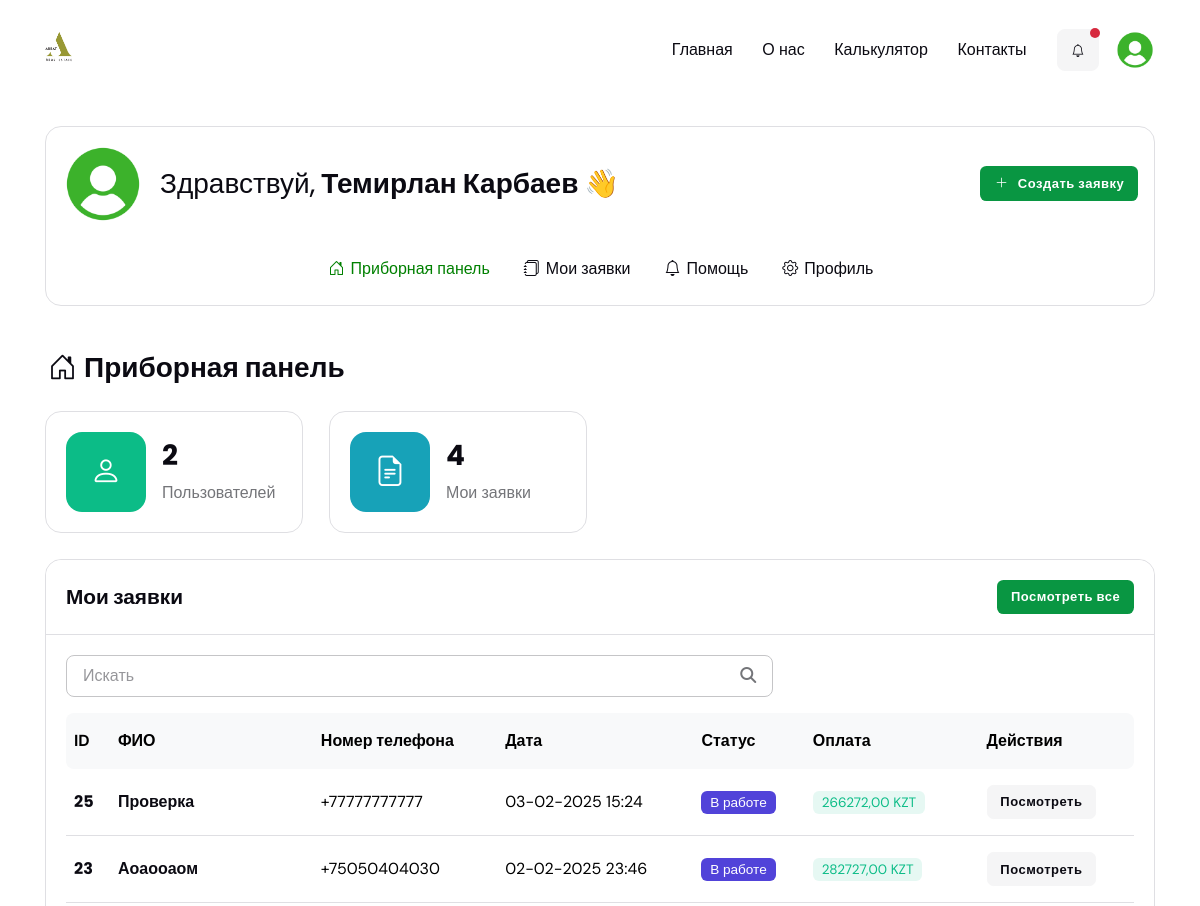
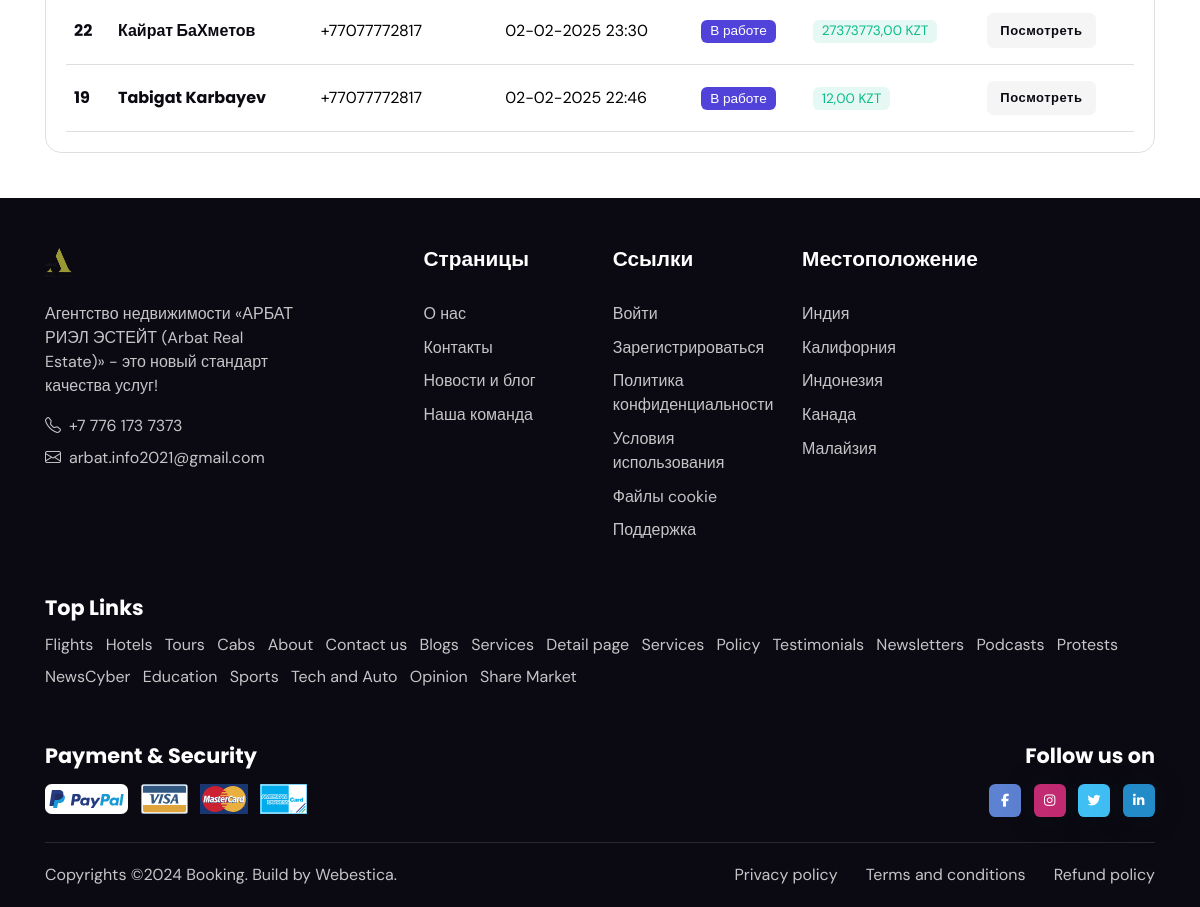
/realtors/ (signed in), run on the app's committed database (2 pictures, top to bottom).
### users/models.py (models this page shows, shortened)
class CustomUser(AbstractUser):
    USER_ROLES = (
        ('realtor', 'Риелтор'),
        ('manager', 'Менеджер'),
    )
    username = None  # Удаляем стандартное поле username
    phone_number = models.CharField(
        max_length=25,
        unique=True,
        verbose_name="Номер телефона"
    )
    email = models.EmailField(blank=True)
    date_of_birth = models.DateField(
        verbose_name="Дата рождения",
        blank=True,
        null=True,
    )
    photo = models.ImageField(upload_to='user_photos/', blank=True, verbose_name="Фотография")
    role = models.CharField(choices=USER_ROLES, blank=False, default='realtor' ,max_length=255)
    USERNAME_FIELD = 'phone_number'
    REQUIRED_FIELDS = []
    objects = CustomUserManager()

### applications/models.py (models this page shows, shortened)
class MortgageApplication(models.Model):
    STATUS_CHOICES = (
        ('in_work', 'В работе'),
        ('first_approved', 'Первоначальное одобрение'),
        ('approved', 'Одобрено'),
        ('rejected', 'Не одобрено'),
    )
    realtor = models.ForeignKey(
        CustomUser,
        on_delete=models.CASCADE,
        related_name='applications',
        verbose_name="Риэлтор"
    )
    manager = models.ForeignKey(
        CustomUser,
        on_delete=models.SET_NULL,
        related_name='managed_applications',
        blank=True,
        null=True,
        verbose_name="Менеджер"
    )
    full_name = models.CharField(max_length=255, verbose_name='ФИО')
    iin = models.PositiveBigIntegerField(blank=True, null=True)
    phone_number = models.CharField(max_length=25, verbose_name='Номер телефона')
    amount = models.DecimalField(max_digits=12, decimal_places=2, verbose_name='Сумма ипотеки')
    down_payment = models.DecimalField(max_digits=12, decimal_places=2, verbose_name='Первоначальный взнос')
    mortgage_term = models.IntegerField(verbose_name='Срок ипотеки')
    city = models.CharField(max_length=100, verbose_name='Город')
    status = models.CharField(choices=STATUS_CHOICES, blank=True, max_length=50, default='in_work', verbose_name='Статус')
    code = models.CharField(max_length=10, blank=True, null=True, verbose_name='Код заявки')
    code_requested = models.BooleanField(default=False, verbose_name="Код запрошен")
    created_at = models.DateTimeField(auto_now_add=True, verbose_name='Создано')
    class Meta:
        verbose_name = 'Заявка на ипотеку'
        verbose_name_plural = 'Заявки на ипотеку'

### realtors/views.py (the view)
# urls.py: path('', IndexView.as_view(), name='index'),
class IndexView(TemplateView):
    template_name = 'app/realtors/index.html'
    def get_context_data(self, **kwargs):
        context = super().get_context_data(**kwargs)
        context['user_count'] = CustomUser.objects.count()
        context['applications'] = MortgageApplication.objects.filter(
            realtor=self.request.user,
            realtor__role='realtor'
        ).order_by('-created_at')[:7]
        context['applications_count'] = MortgageApplication.objects.filter(
            realtor=self.request.user,
            realtor__role='realtor'
        ).count()
        return context

### templates/app/realtors/index.html (shortened to what this page needs)
{% extends 'app/base.html' %}
{% load static %}
{% block content %}
<main>
    <section class="pt-4">
        <div class="container">
            <div class="card rounded-3 border p-3 pb-2">
                <div class="d-sm-flex align-items-center">
                    <div class="avatar avatar-xl mb-2 mb-sm-0">
                        <img class="avatar-img rounded-circle"
                             src="{% if user.photo %} {{ user.photo.url }} {% else %} {% static 'website/images/user.png' %}{% endif %}"
                             alt="">
                    </div>
                    <h4 class="mb-2 mb-sm-0 ms-sm-3"><span class="fw-light">{% if user.first_name %} Здравствуй,</span>
                        {{ user.first_name }} {{ user.last_name }} 👋 {% else %} <a
                                style="color: black; font-size: 25px; text-decoration: underline;"
                                href="{% url 'users:profile' %}">Заполните свои данные!</a>{% endif %}</h4>
                    <a href="{% url 'realtors:create-request' %}" class="btn btn-sm mb-0 ms-auto flex-shrink-0"
                       style="background-color: #099642; color: white;"><i class="bi bi-plus-lg fa-fw me-2"></i>Создать заявку</a>
                </div>
                <div class="offcanvas-xl offcanvas-end mt-xl-3" tabindex="-1" id="dashboardMenu">
                    <div class="offcanvas-body p-3 p-xl-0" style="justify-content: center;">
                        <div class="navbar navbar-expand-xl">
                            <ul class="navbar-nav navbar-offcanvas-menu">
                                <li class="nav-item"><a class="nav-link active" href="{% url 'realtors:index' %}"><i
                                        class="bi bi-house-door fa-fw me-1"></i>Приборная панель</a></li>
                                <li class="nav-item"><a class="nav-link" href="{% url 'realtors:my-applications' %}"><i
                                        class="bi bi-journals fa-fw me-1"></i>Мои заявки</a></li>
                                <li class="nav-item"><a class="nav-link" href="#"><i
                                        class="bi bi-bell fa-fw me-1"></i>Помощь</a></li>
                                <li><a class="nav-link" href="{% url 'users:profile' %}"><i
                                        class="bi bi-gear fa-fw me-1"></i>Профиль</a>
                                </li>
                            </ul>
                        </div>
                    </div>
                </div>
            </div>
        </div>
    </section>
    <section class="pt-0">
        <div class="container vstack gap-4">
            <div class="row">
                <div class="col-12">
                    <h1 class="fs-4 mb-0"><i class="bi bi-house-door fa-fw me-1"></i>Приборная панель</h1>
                </div>
            </div>
            <div class="row g-4">
                <div class="col-sm-6 col-xl-3">
                    <div class="card card-body border">
                        <div class="d-flex align-items-center">
                            <div class="icon-xl bg-success rounded-3 text-white">
                                <i class="bi bi-person"></i>
                            </div>
                            <div class="ms-3">
                                <h4>{{ user_count }}</h4>
                                <span>Пользователей</span>
                            </div>
                        </div>
                    </div>
                </div>
                <div class="col-sm-6 col-xl-3">
                    <div class="card card-body border">
                        <div class="d-flex align-items-center">
                            <div class="icon-xl bg-info rounded-3 text-white">
                                <i class="bi bi-file-earmark-text"></i>
                            </div>
                            <div class="ms-3">
                                <h4>{{ applications_count }}</h4>
                                <span>Мои заявки</span>
                            </div>
                        </div>
                    </div>
                </div>
            </div>
            <div class="row">
                <div class="col-12">
                    <div class="card border rounded-3">
                        <div class="card-header border-bottom">
                            <div class="d-sm-flex justify-content-between align-items-center">
                                <h5 class="mb-2 mb-sm-0">Мои заявки</h5>
                                <a href="{% url 'realtors:my-applications' %}" class="btn btn-sm mb-0"
                                   style="background-color: #099642; color: white;">Посмотреть
                                    все</a>
                            </div>
                        </div>
                        <div class="card-body">
                            <div class="row g-3 align-items-center justify-content-between mb-3">
                                <div class="col-md-8">
                                    <form class="rounded position-relative">
                                        <input class="form-control pe-5" type="search" placeholder="Искать"
                                               aria-label="Search">
                                        <button class="btn border-0 px-3 py-0 position-absolute top-50 end-0 translate-middle-y"
                                                type="submit"><i class="fas fa-search fs-6"></i></button>
                                    </form>
                                </div>
                            </div>
                            <div class="table-responsive border-0">
                                <table class="table align-middle p-4 mb-0 table-hover table-shrink">
                                    <thead class="table-light">
                                    <tr>
                                        <th scope="col" class="border-0 rounded-start">ID</th>
                                        <th scope="col" class="border-0">ФИО</th>
                                        <th scope="col" class="border-0">Номер телефона</th>
                                        <th scope="col" class="border-0">Дата</th>
                                        <th scope="col" class="border-0">Статус</th>
                                        <th scope="col" class="border-0">Оплата</th>
                                        <th scope="col" class="border-0 rounded-end">Действия</th>
                                    </tr>
                                    </thead>
                                    <tbody class="border-top-0">
                                    {% for application in applications %}
                                    <tr>
                                        <td><h6 class="mb-0">{{ application.id }}</h6></td>
                                        <td><h6 class="mb-0"><a href="#">{{ application.full_name }}</a></h6></td>
                                        <td> {{ application.phone_number }}</td>
                                        <td> {{ application.created_at|date:"d-m-Y H:i" }}</td>
                                        <td>
                                            <div class="badge
                                                {% if application.status == 'in_work' %}text-bg-primary
                                                {% elif application.status == 'first_approved' %}text-bg-warning
                                                {% elif application.status == 'approved' %}text-bg-success
                                                {% elif application.status == 'rejected' %}text-bg-danger
                                                {% else %}text-bg-secondary
                                                {% endif %}">
                                                {{ application.get_status_display }}
                                            </div>
                                        </td>
                                        <td>
                                            <div class="badge bg-success bg-opacity-10 text-success">{{ application.amount }} KZT
                                            </div>
                                        </td>
                                        <td><a href="#" class="btn btn-sm btn-light mb-0">Посмотреть</a></td>
                                    </tr>
                                    {% empty %}
                                    <p>У вас нет заявок.</p>
                                    {% endfor %}
                                    </tbody>
                                </table>
                            </div>
                        </div>
                    </div>
                </div>
            </div>
        </div>
    </section>
</main>
{% endblock %}

### data on the page
CustomUser: first_name "Темирлан", last_name "Карбаев"
MortgageApplication: id "25", full_name "Проверка", phone_number "+77777777777", created_at "03-02-2025 15:24", status "В работе", amount "266272,00"
MortgageApplication: id "23", full_name "Аоаооаом", phone_number "+75050404030", created_at "02-02-2025 23:46", status "В работе", amount "282727,00"
MortgageApplication: id "22", full_name "Кайрат БаХметов", phone_number "+77077772817", created_at "02-02-2025 23:30", status "В работе", amount "27373773,00"
MortgageApplication: id "19", full_name "Tabigat Karbayev", phone_number "+77077772817", created_at "02-02-2025 22:46", status "В работе", amount "12,00"

### other printed values
{{ user_count }} "2"
{{ applications_count }} "4"
